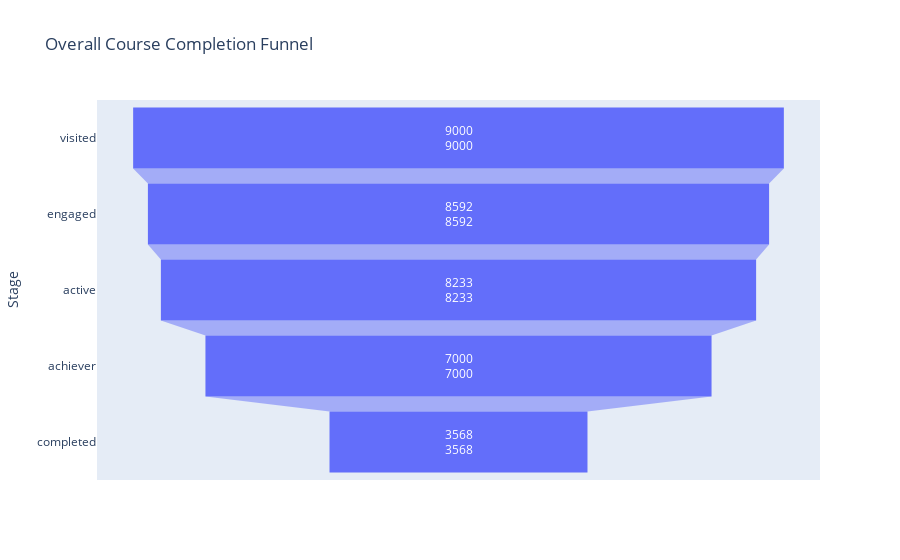

The notebook cell saved with this chart:
### Code cell
import pandas as pd
import plotly.express as px
import matplotlib.pyplot as plt

# Funnel stages and user counts
stages = ['visited', 'engaged', 'active', 'achiever', 'completed']
users = [9000, 8592, 8233, 7000, 3568]

# Create funnel dataframe
funnel = pd.DataFrame({
    'Stage': stages,
    'Users': users
})

# Calculate Drop-off and Conversion %
funnel['Drop-off'] = funnel['Users'].shift(1) - funnel['Users']
funnel['Drop-off'] = funnel['Drop-off'].fillna(0)
funnel['Conversion %'] = round((funnel['Users'] / funnel['Users'].shift(1)) * 100, 2)

funnel  # Nicely displays in Jupyter

# Funnel chart (interactive)
fig = px.funnel(funnel, x='Users', y='Stage', text='Users', title="Overall Course Completion Funnel")
fig.show()

# Bar chart (simple static)
plt.figure(figsize=(8,5))
plt.bar(funnel['Stage'], funnel['Users'], color='skyblue')
plt.title("Overall Course Completion Funnel (Bar Chart)")
plt.ylabel("Number of Users")
plt.show()

### Figure 1 — Plotly figure (JSON) as saved in the notebook; plotly's stock layout.template omitted (floating-point values rounded to 4 significant figures)
{"data": [{"hovertemplate": "Users=%{text}<br>Stage=%{y}<extra></extra>", "legendgroup": "", "marker": {"color": "#636efa"}, "name": "", "orientation": "h", "showlegend": false, "text": [9000, 8592, 8233, 7000, 3568], "type": "funnel", "x": [9000, 8592, 8233, 7000, 3568], "xaxis": "x", "y": ["visited", "engaged", "active", "achiever", "completed"], "yaxis": "y"}], "layout": {"autosize": true, "legend": {"tracegroupgap": 0}, "title": {"text": "Overall Course Completion Funnel"}, "xaxis": {"anchor": "y", "autorange": true, "domain": [0, 1], "range": [-5000, 5000], "title": {"text": "Users"}, "type": "linear"}, "yaxis": {"anchor": "x", "autorange": true, "domain": [0, 1], "range": [4.5, -0.5], "title": {"text": "Stage"}, "type": "category"}}}
